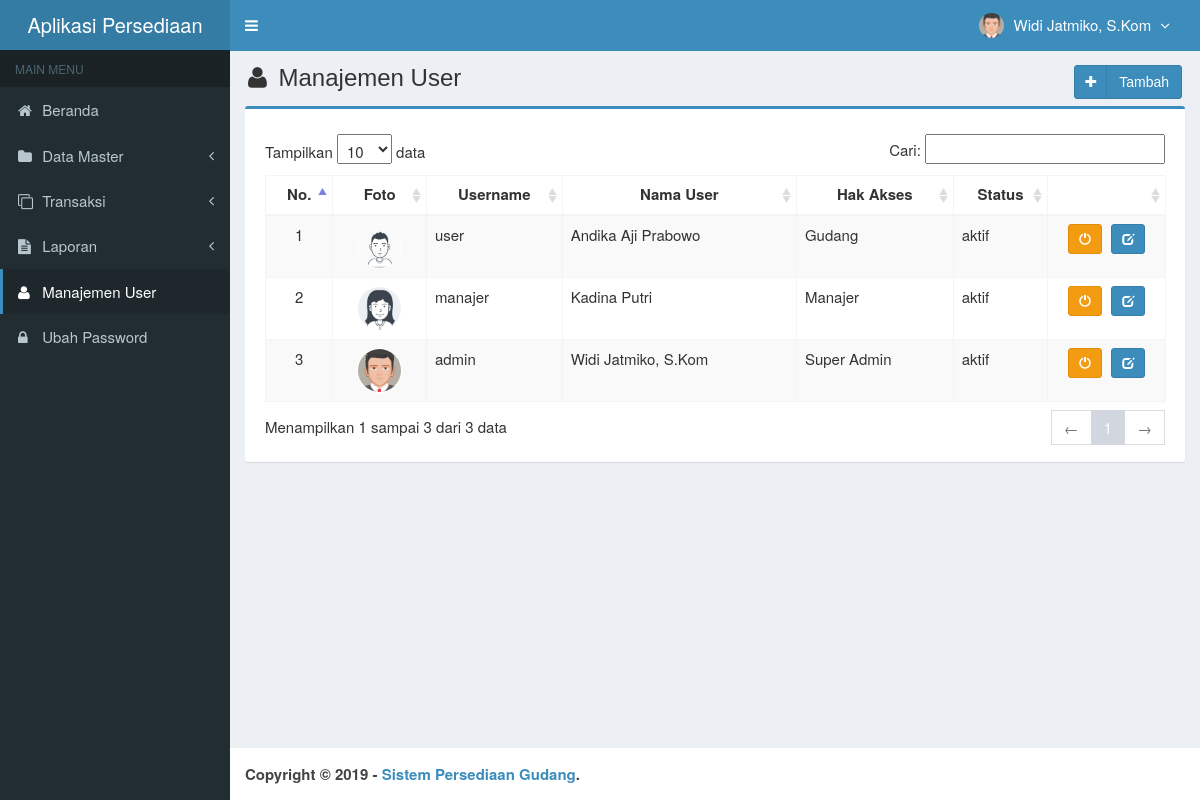
The app's page /main.php?module=user (signed in) with its own data.
### tables this page shows
CREATE TABLE IF NOT EXISTS `is_users` (
`id_user` smallint(6) NOT NULL,
  `username` varchar(50) NOT NULL,
  `nama_user` varchar(50) NOT NULL,
  `password` varchar(50) NOT NULL,
  `email` varchar(50) DEFAULT NULL,
  `telepon` varchar(13) DEFAULT NULL,
  `foto` varchar(100) DEFAULT NULL,
  `hak_akses` enum('Super Admin','Manajer','Gudang') NOT NULL,
  `status` enum('aktif','blokir') NOT NULL DEFAULT 'aktif',
  `created_at` timestamp NOT NULL DEFAULT CURRENT_TIMESTAMP,
  `updated_at` timestamp NOT NULL DEFAULT CURRENT_TIMESTAMP ON UPDATE CURRENT_TIMESTAMP
);

### modules/user/view.php (the view, shortened to what this page needs)
<section class="content-header">
  <h1>
    <i class="fa fa-user icon-title"></i> Manajemen User
    <a class="btn btn-primary btn-social pull-right" href="?module=form_user&form=add" title="Tambah Data" data-toggle="tooltip">
      <i class="fa fa-plus"></i> Tambah
    </a>
  </h1>
</section>
<section class="content">
  <div class="row">
    <div class="col-md-12">
      <div class="box box-primary">
        <div class="box-body">
          <table id="dataTables1" class="table table-bordered table-striped table-hover">
            <thead>
              <tr>
                <th class="center">No.</th>
                <th class="center">Foto</th>
                <th class="center">Username</th>
                <th class="center">Nama User</th>
                <th class="center">Hak Akses</th>
                <th class="center">Status</th>
                <th class="center"></th>
              </tr>
            </thead>
            <tbody>
            <?php
            $no = 1;
            $query = mysqli_query($mysqli, "SELECT * FROM is_users ORDER BY id_user DESC")
                                            or die('Ada kesalahan pada query tampil data user: '.mysqli_error($mysqli));
            while ($data = mysqli_fetch_assoc($query)) {
              echo "<tr>
                      <td width='50' class='center'>$no</td>";
                      if ($data['foto']=="") { ?>
                        <td class='center'><img class='img-user' src='images/user/user-default.png' width='45'></td>
                      <?php
                      } else { ?>
                        <td class='center'><img class='img-user' src='images/user/<?php echo $data['foto']; ?>' width='45'></td>
                      <?php
                      }
              echo "  <td>$data[username]</td>
                      <td>$data[nama_user]</td>
                      <td>$data[hak_akses]</td>
                      <td>$data[status]</td>
                      <td class='center' width='100'>
                          <div>";
                          if ($data['status']=='aktif') { ?>
                            <a data-toggle="tooltip" data-placement="top" title="Blokir" style="margin-right:5px" class="btn btn-warning btn-sm" href="modules/user/proses.php?act=off&id=<?php echo $data['id_user'];?>">
                                <i style="color:#fff" class="glyphicon glyphicon-off"></i>
                            </a>
            <?php
                          }
                          else { ?>
                            <a data-toggle="tooltip" data-placement="top" title="Aktifkan" style="margin-right:5px" class="btn btn-success btn-sm" href="modules/user/proses.php?act=on&id=<?php echo $data['id_user'];?>">
                                <i style="color:#fff" class="glyphicon glyphicon-ok"></i>
                            </a>
            <?php
                          }
              echo "      <a data-toggle='tooltip' data-placement='top' title='Ubah' class='btn btn-primary btn-sm' href='?module=form_user&form=edit&id=$data[id_user]'>
                                <i style='color:#fff' class='glyphicon glyphicon-edit'></i>
                            </a>
                          </div>
                      </td>
                    </tr>";
              $no++;
            }
            ?>
            </tbody>
          </table>
        </div>
      </div>
    </div>
  </div>
</section><!-- /.content

### top-menu.php (shortened to what this page needs)
<?php
require_once "config/database.php";
$query = mysqli_query($mysqli, "SELECT id_user, nama_user, foto, hak_akses FROM is_users WHERE id_user='$_SESSION[id_user]'")
                                or die('Ada kesalahan pada query tampil Manajemen User: '.mysqli_error($mysqli));
$data = mysqli_fetch_assoc($query);
?>
<li class="dropdown user user-menu">
  <a href="#" class="dropdown-toggle" data-toggle="dropdown">
  <?php
  if ($data['foto']=="") { ?>
    <img src="images/user/user-default.png" class="user-image" alt="User Image"/>
  <?php
  }
  else { ?>
    <img src="images/user/<?php echo $data['foto']; ?>" class="user-image" alt="User Image"/>
  <?php
  }
  ?>
    <span class="hidden-xs"><?php echo $data['nama_user']; ?> <i style="margin-left:5px" class="fa fa-angle-down"></i></span>
  </a>
</li>

### assets/css/style.css (style rules this page uses)
.btn-social *:first-child { border-right: 1px solid rgba(0, 0, 0, 0.1); bottom: 0; font-size: 1em !important; left: 0; line-height: 32px !important; position: absolute; text-align: center; top: 0; width: 32px !important; }
.content-header { padding: 15px 18px 0; position: relative; }
.center { text-align:center; }
.img-user { border: 1px solid #fff; border-radius: 100%; }
.icon-title { margin-right: 5px; }
body { background-color: #fff; color: #333; font-size: 15px; line-height: 1.42857; }

### records on screen
is_users: foto (picture), nama_user "Widi Jatmiko, S.Kom", username "admin", hak_akses "Super Admin", status "aktif"
is_users: foto (picture), username "user", nama_user "Andika Aji Prabowo", hak_akses "Gudang", status "aktif"
is_users: foto (picture), username "manajer", nama_user "Kadina Putri", hak_akses "Manajer", status "aktif"
